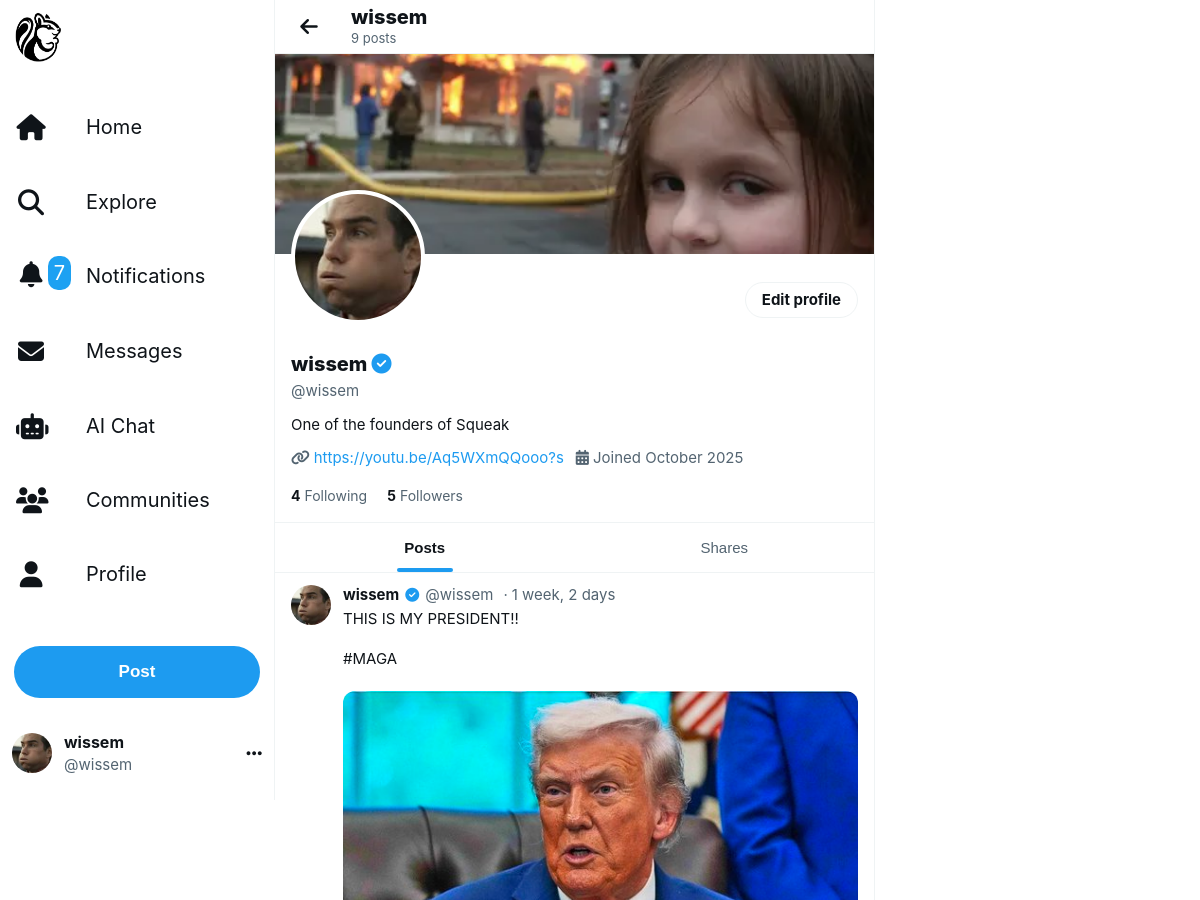
The app's page /profile/6/ (signed in, upper part), older data.
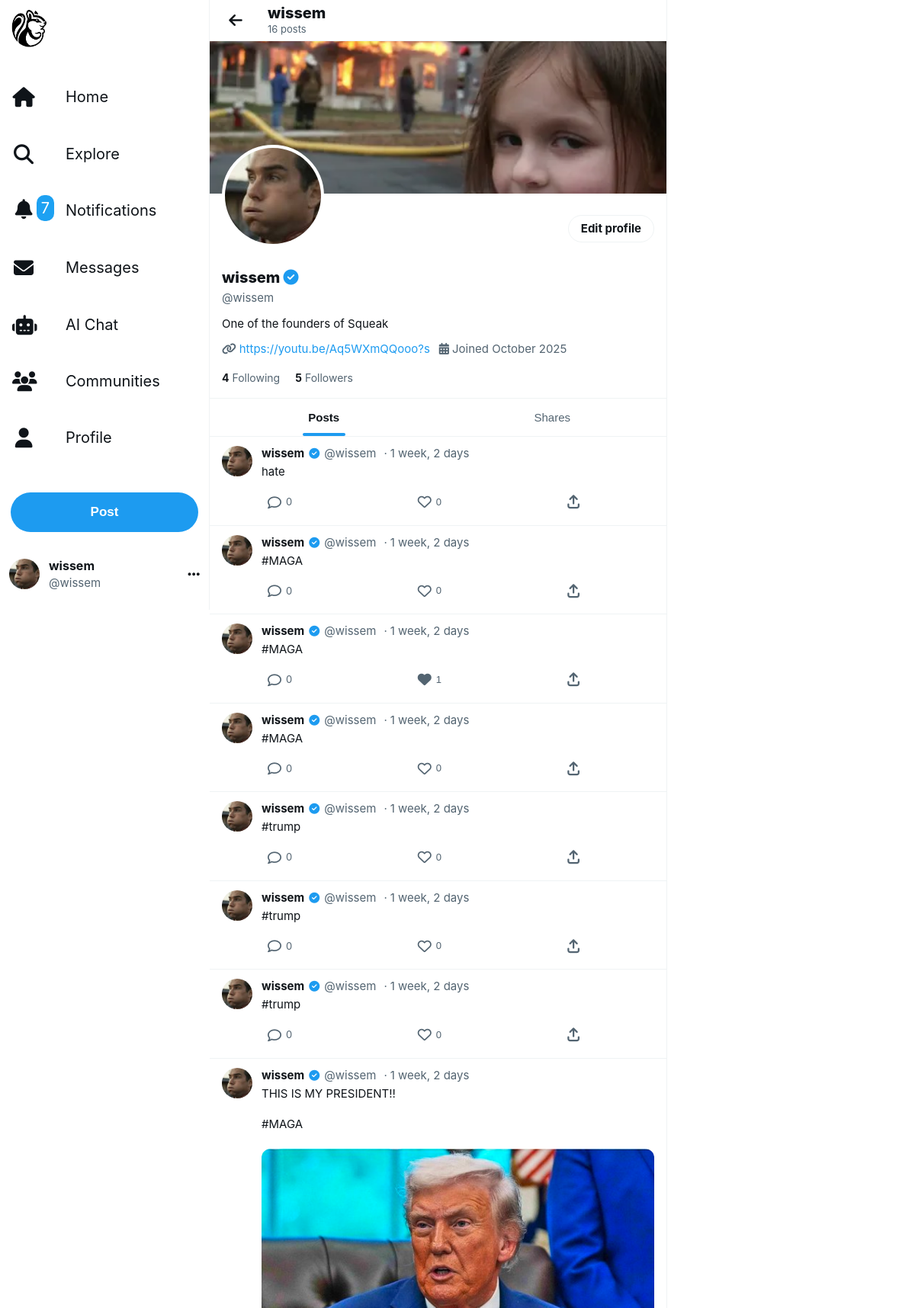
The same page, newer data.
### musker/models.py (models this page shows, shortened)
class Profile(models.Model):
    user = models.OneToOneField(User, on_delete=models.CASCADE)
    follows = models.ManyToManyField("self", related_name="followed_by", symmetrical=False, blank=True)
    profile_image = models.ImageField(upload_to='profile_images/', blank=True, null=True)
    cover_image = models.ImageField(upload_to='cover_images/', blank=True, null=True)
    bio = models.TextField(max_length=200, blank=True)
    location = models.CharField(max_length=100, blank=True)
    website = models.URLField(blank=True)
    date_modified = models.DateTimeField(auto_now=True)
    date_created = models.DateTimeField(auto_now_add=True, null=True, blank=True)
    @property
    def followers_count(self):
        return self.followed_by.count()
    @property
    def following_count(self):
        return self.follows.count()

class Meep(models.Model):
    user = models.ForeignKey(User, related_name="meeps", on_delete=models.CASCADE)
    body = models.CharField(max_length=200)
    image = models.ImageField(upload_to='meep_images/', null=True, blank=True)  # ← THIS LINE MUST BE HERE
    created_at = models.DateTimeField(auto_now_add=True)
    likes = models.ManyToManyField(User, related_name="meep_like", blank=True)
    is_toxic = models.BooleanField(default=False)
    is_borderline = models.BooleanField(default=False)
    toxicity_score = models.FloatField(default=0.0)
    toxicity_label = models.CharField(max_length=20, default='safe')
    def number_of_likes(self):
        return self.likes.count()
    class Meta:
        ordering = ['-created_at']

### musker/views.py (the view, shortened to what this page needs)
# urls.py: path('profile/<int:pk>/', views.profile, name='profile'),
def profile(request, pk):
    if not request.user.is_authenticated:
        messages.error(request, "You must be logged in to view profiles")
        return redirect('home')
    profile = get_object_or_404(Profile, user_id=pk)
    meeps = Meep.objects.filter(user_id=pk).order_by("-created_at")
    shared_meeps = Meep.objects.filter(shares__user_id=pk).order_by("-created_at")
    return render(request, "profile.html", {
        "profile": profile,
        "meeps": meeps,
        "shared_meeps": shared_meeps
    })

### musker/context_processors.py (called while the page is built)
def get_suggested_profiles(user, limit=3):
    try:
        from .models import Profile
        if not user.is_authenticated:
            return []
        suggested = list(Profile.objects.exclude(
            user=user
        ).exclude(
            followed_by=user.profile
        ).annotate(
            follower_count=Count('followed_by')
        ).order_by('-follower_count')[:limit])
        logger.info(f"👥 Found {len(suggested)} suggested profiles for {user.username}")
        return suggested
    except Exception as e:
        logger.error(f"❌ Error getting suggested profiles: {e}")
        import traceback
        logger.error(traceback.format_exc())
        return []

def sidebar_context(request):
    try:
        context = {
            'trending_topics': get_trending_topics(days=1, limit=5, min_meeps=1),
            'suggested_profiles': []
        }
        if request.user.is_authenticated:
            context['suggested_profiles'] = get_suggested_profiles(request.user, limit=3)
        logger.info(f"📊 Sidebar: {len(context['trending_topics'])} trending, {len(context['suggested_profiles'])} suggested")
        return context
    except Exception as e:
        logger.error(f"❌ Error in sidebar_context: {e}")
        import traceback
        logger.error(traceback.format_exc())
        return {
            'trending_topics': [],
            'suggested_profiles': []
        }

### musker/templates/profile.html (shortened to what this page needs)
{% load static %}
<!DOCTYPE html>
<html lang="en">
<head>
    <link rel="stylesheet" href="https://cdnjs.cloudflare.com/ajax/libs/font-awesome/6.4.0/css/all.min.css">
    <link rel="stylesheet" href="{% static 'assets/css/profile.css' %}">
    <link rel="stylesheet" href="{% static 'assets/css/share-menu.css' %}">
</head>
<body>
<div class="main-container">
    {% include 'navbar.html' %}
    <div class="main-content">
        <div class="content-header">
            <div class="header-content">
                <button class="back-button" onclick="window.history.back()">
                    <i class="fas fa-arrow-left"></i>
                </button>
                <div class="header-title">
                    <div class="header-name">{{ profile.user.get_full_name|default:profile.user.username }}</div>
                    <div class="header-count">{{ meeps.count }} posts</div>
                </div>
            </div>
        </div>
        <div class="profile-header">
            <div class="cover-image-container">
                {% if profile.cover_image %}
                    <img src="{{ profile.cover_image.url }}" class="cover-image">
                {% else %}
                    <img src="{% static 'images/logo1-removebg-preview.png' %}" class="cover-image">
                {% endif %}
            </div>
            <div class="profile-info-section">
                <div class="profile-top">
                    <div class="profile-image-container">
                        {% if profile.profile_image %}
                            <img src="{{ profile.profile_image.url }}" class="profile-image">
                        {% else %}
                            <img src="https://abs.twimg.com/sticky/default_profile_images/default_profile_400x400.png" class="profile-image">
                        {% endif %}
                    </div>
                    <div class="profile-actions">
                        {% if profile.user == request.user %}
                            <a href="{% url 'edit_profile' %}" class="btn-edit">Edit profile</a>
                        {% endif %}
                    </div>
                </div>
                <div class="profile-details">
                    <h1 class="profile-name">
                        {{ profile.user.get_full_name|default:profile.user.username }}
                        {% if profile.user.is_staff %}
                            <i class="fas fa-check-circle verified-badge"></i>
                        {% endif %}
                    </h1>
                    <p class="profile-username">@{{ profile.user.username }}</p>
                    {% if profile.bio %}
                        <p class="profile-bio">{{ profile.bio }}</p>
                    {% endif %}
                    <div class="profile-meta">
                        {% if profile.website %}
                            <span><i class="fas fa-link"></i>
                                <a href="{{ profile.website }}" target="_blank">{{ profile.website|slice:":30" }}</a>
                            </span>
                        {% endif %}
                        <span><i class="fas fa-calendar-alt"></i> Joined {{ profile.date_created|date:"F Y" }}</span>
                    </div>
                    <div class="profile-stats">
                        <a href="#" class="stat-item">
                            <span class="stat-number">{{ profile.following_count }}</span>
                            <span class="stat-label">Following</span>
                        </a>
                        <a href="#" class="stat-item">
                            <span class="stat-number">{{ profile.followers_count }}</span>
                            <span class="stat-label">Followers</span>
                        </a>
                    </div>
                </div>
            </div>
        </div>
        <div class="profile-tabs">
            <button class="tab-item active" onclick="showTab('posts-tab', this)">Posts</button>
            <button class="tab-item" onclick="showTab('shares-tab', this)">Shares</button>
        </div>
        <div id="posts-tab">
            {% if meeps %}
                {% for meep in meeps %}
                    <div class="post-card">
                        <div class="post-header">
                            <a href="{% url 'profile' meep.user.pk %}">
                                {% if meep.user.profile.profile_image %}
                                    <img src="{{ meep.user.profile.profile_image.url }}" class="post-avatar">
                                {% else %}
                                    <img src="https://abs.twimg.com/sticky/default_profile_images/default_profile_400x400.png" class="post-avatar">
                                {% endif %}
                            </a>
                            <div class="post-content">
                                <div class="post-user-info">
                                    <a href="{% url 'profile' meep.user.pk %}" class="post-username">{{ meep.user.username }}</a>
                                    {% if meep.user.is_staff %}
                                        <i class="fas fa-check-circle" style="color:var(--primary-color); font-size:14px;"></i>
                                    {% endif %}
                                    <span class="post-handle">@{{ meep.user.username }}</span>
                                    <span class="post-date">{{ meep.created_at|timesince }}</span>
                                </div>
                                <div class="post-body">{{ meep.body }}</div>
                                {% if meep.image %}
                                    <img src="{{ meep.image.url }}" style="max-width:100%; border-radius:12px; margin-top:10px;">
                                {% endif %}
                                <div class="post-actions">
                                    <a href="{% url 'meep_show' meep.id %}" class="action-button">
                                        <i class="far fa-comment"></i>
                                        <span>{{ meep.comments.count }}</span>
                                    </a>
                                    <form method="post" action="{% url 'meep_like' meep.id %}">
                                        <button type="submit" class="action-button like {% if user in meep.likes.all %}liked{% endif %}">
                                            <i class="{% if user in meep.likes.all %}fas{% else %}far{% endif %} fa-heart"></i>
                                            <span>{{ meep.number_of_likes }}</span>
                                        </button>
                                    </form>
                                    <div class="share-wrapper">
                                        <a href="#" class="action-button" onclick="toggleShareMenu(event, '{{ meep.id }}')">
                                            <i class="fas fa-arrow-up-from-bracket"></i>
                                        </a>
                                    </div>
                                </div>
                            </div>
                        </div>
                    </div>
                {% endfor %}
            {% else %}
                <div class="empty-state">
                    <i class="far fa-comment"></i>
                    <h3>No posts yet</h3>
                    <p>When @{{ profile.user.username }} posts, they'll show up here.</p>
                </div>
            {% endif %}
        </div>
    </div>
</div>
</body>
</html>

### musker/templates/navbar.html (shortened to what this page needs)
{% load static %}
{% if request.user.is_authenticated %}
<div class="sidebar">
    <div class="logo">
        <a href="{% url 'home' %}">
            <img src="{% static 'images/logo14.png' %}"
            width="100%" height="100%"
            alt="Logo" class="logo-img">
        </a>
    </div>
    <nav>
        <ul class="nav-menu">
            <li class="nav-item">
                <a href="{% url 'home' %}" class="nav-link">
                    <i class="fas fa-home"></i>
                    <span>Home</span>
                </a>
            </li>
            <li class="nav-item">
                <a href="{% url 'explore' %}" class="nav-link">
                    <i class="fas fa-search"></i>
                    <span>Explore</span>
                </a>
            </li>
            <li class="nav-item">
                <a href="{% url 'notifications' %}" class="nav-link">
                    <div style="position: relative;">
                        <i class="fas fa-bell"></i>
                        <span class="notification-badge" id="notificationBadge" style="display: none;"></span>
                    </div>
                    <span>Notifications</span>
                </a>
            </li>
            <li class="nav-item">
                <a href="{% url 'messages' %}" class="nav-link">
                    <i class="fas fa-envelope"></i>
                    <span>Messages</span>
                </a>
            </li>
            <li class="nav-item">
                <a href="{% url 'chatbot' %}" class="nav-link">
                    <i class="fas fa-robot"></i>
                    <span>AI Chat</span>
                </a>
            </li>
            <li class="nav-item">
                <a href="{% url 'profile_list' %}" class="nav-link">
                    <i class="fas fa-users"></i>
                    <span>Communities</span>
                </a>
            </li>
            <li class="nav-item">
                <a href="{% url 'profile' request.user.pk %}" class="nav-link">
                    <i class="fas fa-user"></i>
                    <span>Profile</span>
                </a>
            </li>
        </ul>
        <button class="post-button" onclick="openPostModal()">Post</button>
    </nav>
    <div class="user-menu">
        <div class="user-info" onclick="toggleUserDropdown()">
            {% if request.user.profile.profile_image %}
                <img src="{{ request.user.profile.profile_image.url }}" alt="{{ request.user.username }}" class="user-avatar">
            {% else %}
                <img src="https://abs.twimg.com/sticky/default_profile_images/default_profile_400x400.png" alt="{{ request.user.username }}" class="user-avatar">
            {% endif %}
            <div class="user-details">
                <div class="user-name">{{ request.user.get_full_name|default:request.user.username }}</div>
                <div class="user-username">@{{ request.user.username }}</div>
            </div>
            <i class="fas fa-ellipsis-h"></i>
        </div>
    </div>
</div>
{% endif %}

### musker/templates/trending.html (shortened to what this page needs)
{% load static %}

### musker/static/assets/css/share-menu.css (style rules this page uses)
.share-wrapper { position: relative; display: inline-block; }

### musker/templates/navbar.html (style rules this page uses)
.sidebar { padding: 8px 0 !important; display: flex; flex-direction: column; height: 100vh; overflow: hidden; }
.logo { margin-bottom: 12px !important; padding: 4px 12px; max-height: 60px; }
nav { flex: 1; display: flex; flex-direction: column; overflow: hidden; justify-content: space-between; }
.nav-menu { margin-top: 8px !important; display: flex; flex-direction: column; gap: 8px; flex: 1; justify-content: space-evenly; }
.nav-item { margin: 0 !important; display: flex; }
.nav-link { padding: 12px 16px !important; font-size: 20px !important; display: flex !important; align-items: center !important; gap: 20px !important; width: 100%; transition: background-color 0.2s; border-radius: 28px; }
.nav-link i { font-size: 26px !important; width: 30px; text-align: center; }
.nav-link span { font-weight: 400; font-size: 20px; }
.post-button { margin-top: 16px !important; margin-bottom: 16px !important; padding: 16px 24px !important; font-size: 17px !important; font-weight: 700 !important; height: 52px !important; border-radius: 26px; width: 90%; margin-left: auto; margin-right: auto; }
.user-menu { margin-top: auto !important; padding: 8px 0; }
.user-info { padding: 8px 12px !important; border-radius: 24px; transition: background-color 0.2s; }
.user-avatar { width: 40px !important; height: 40px !important; }
.user-details .user-name { font-size: 16px !important; font-weight: 700; }
.user-details .user-username { font-size: 15px !important; color: #536471; }
.notification-badge { position: absolute; top: -5px; right: -5px; background-color: #1da1f2; color: white; font-size: 11px; font-weight: bold; padding: 2px 6px; border-radius: 10px; min-width: 18px; text-align: center; }

Row changes from the older to the newer data that the page shows:
added Meep: user.profile.profile_image (picture), user.username "wissem", created_at "1 week, 2 days", body "hate", comments.count "0", number_of_likes "0"
added Meep: user.profile.profile_image (picture), user.username "wissem", created_at "1 week, 2 days", body "#MAGA", comments.count "0", number_of_likes "0"
added Meep: user.profile.profile_image (picture), user.username "wissem", created_at "1 week, 2 days", body "#MAGA", comments.count "0", number_of_likes "1"
added Meep: user.profile.profile_image (picture), user.username "wissem", created_at "1 week, 2 days", body "#MAGA", comments.count "0", number_of_likes "0"
added Meep: user.profile.profile_image (picture), user.username "wissem", created_at "1 week, 2 days", body "#trump", comments.count "0", number_of_likes "0"
added Meep: user.profile.profile_image (picture), user.username "wissem", created_at "1 week, 2 days", body "#trump", comments.count "0", number_of_likes "0"
added Meep: user.profile.profile_image (picture), user.username "wissem", created_at "1 week, 2 days", body "#trump", comments.count "0", number_of_likes "0"
Text that changed along with them:
{{ meeps.count }}: "9" → "16"
